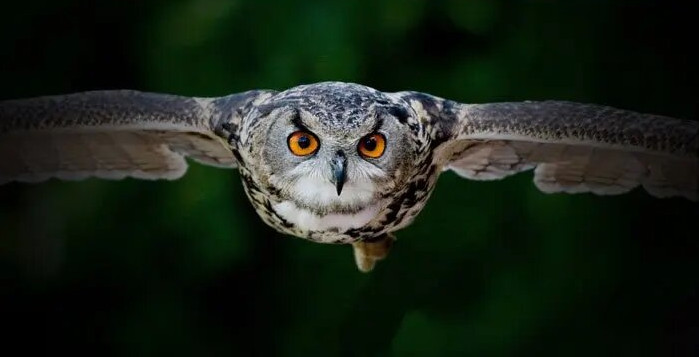
#> input picture vignetting_correction/data/chouette.jpg, 699 x 357 px
$ jupyter execute Vignetting_Correction.ipynb
#> lines starting #> are read from the running program, lines starting #| are printed output that depends on the picture
[cell 1]
import math
import matplotlib.pyplot as plt
import numpy as np
import skimage.io as io
import time

from scipy.ndimage import gaussian_filter

# Vignetted Image

[cell 2]
image = io.imread('data/chouette.jpg')
#> image is the input picture: shape (357, 699, 3); mean R, G, B 25.6, 34.4, 23.7
io.imshow(image)

To correct the vignetting of this image we have decided to try to implement the method mentioned in the paper [Revisiting Image Vignetting Correction by Constrained Minimization of Log-Intensity Entropy](https://www.researchgate.net/publication/300786398_Revisiting_Image_Vignetting_Correction_by_Constrained_Minimization_of_Log-Intensity_Entropy) written by  **Laura Lopez Fuentes**.

# Revisiting Image Vignetting Correction by Constrained Minimization of Log-Intensity Entropy

This method uses a sixth grade polynom as gain function of the form $f(r) = 1 + ar^2 + br^4 + cr^6$. This polynom depends on the distance from the image center to the pixel being treated and named $r$ in the previous formula.

## Polynom checking

To avoid computional costs, we will write a function that checks if our polynom respect some discriminating conditions.

[cell 3]
def check_polynom(coeffs):
    a, b, c = coeffs

    if (a > 0 and b == 0 and c == 0): # C1
        return True
    elif (a >= 0 and b > 0 and c == 0): # C2
        return True
    elif (c == 0 and b < 0 and -a <= 2 * b): # C3
        return True
    elif (c > 0 and b ** 2 < 3 * a * c): # C4
        return True
    elif (c > 0 and b ** 2 == 3 * a * c and b >= 0): # C5
        return True
    elif (c > 0 and b ** 2 == 3 * a * c and -b >= 3 * c): # C6
        return True
    elif (c == 0):
        return False

    right_root = (-2 * b + math.sqrt(4 * b ** 2 - 12 * a * c)) / (6 * c)

    if (c > 0 and b ** 2 > 3 * a * c and right_root <= 0): # C7
        return True

    left_root = (-2 * b - math.sqrt(4 * b ** 2 - 12 * a * c)) / (6 * c)

    if (c < 0 and b ** 2 > 3 * a * c and left_root >= 1): # C8
        return True

    return c < 0 and b ** 2 > 3 * a * c and right_root >= 1 and left_root <= 0 # C9

## Polynom computing

[cell 4]
def compute_polynom(radius, coeffs):
    a, b, c = coeffs
    return 1 + a * np.power(radius, 2) + b * np.power(radius, 4) + c * np.power(radius, 6)

This polynom is used as a filter on the grayscale image. To maximize the efficacity of this gain function, we will use the log-intensity entropy as cost function.

## Log-Intensity Entropy

The log-intensity entropy is representative how messy the intensity is in the image. Thereby, the vignetting should be the main reason of the log-intensity entropy increase and we should try to minimize the log-intensity entropy to improve the quality of the image.

[cell 5]
def compute_entropy(image):
    histogram_length = 256
    histogram = np.zeros(histogram_length, dtype = np.float32)
    log_intensity = ((histogram_length - 1) / np.log2(histogram_length)) * np.log2(1 + image)

    floor, ceil = np.floor(log_intensity).astype(np.uint8), np.ceil(log_intensity).astype(np.uint8)
    np.add.at(histogram, floor, 1 + floor - log_intensity)
    np.add.at(histogram, ceil, ceil - log_intensity)

    histogram = gaussian_filter(histogram, sigma = 2.25)

    result = histogram / np.sum(histogram)

    result[result > 0] = result[result > 0] * np.log2(result[result > 0])
    return np.sum(result)

We apply a gaussian filter to our histogram because vignetting can be simulated with a gaussian kernel 2D. For the same reasons the conditions we are checking on our polynom are here to check if our polynom has a gaussian look.

## Radius computing

The next step is to compute the distance from the pixel we are treating to the center of the image.

[cell 6]
def compute_radius(image, image_center):
    rows, cols = image.shape
    row_center, col_center = image_center
    distance = math.sqrt(row_center ** 2 + col_center ** 2)

    radius = np.zeros(rows * cols, dtype = np.float32)
    for row in range(rows):
        for col in range(cols):
            radius[row * cols + col] = math.sqrt((row - row_center) ** 2 + (col - col_center) ** 2) / distance

    return radius

To maximize the effiency of the algorithm, we will not consider the middle of the image as the center of the image but we would rather use the image intensity center called *center of mass*. The *center of mass* is calcuted from the following formula:

$$
CM = ({\sum(i.I(i, j)) \over \sum(I(i, j))}, {\sum(j.I(i, j)) \over \sum(I(i, j))})
$$

[cell 7]
def compute_center_of_mass(image):
    rows, cols = image.shape
    image_sum = np.sum(image)
    row_indexes = np.arange(1, rows + 1)
    row_sum = np.sum(np.multiply(image.T, row_indexes))
    col_indexes = np.arange(1, cols + 1)
    col_sum = np.sum(np.multiply(image, col_indexes))
    return (row_sum // image_sum, col_sum // image_sum)

## Assembling all

The algorithm will be runed on grayscale image to find our optimal polynom and apply it on every channel.

[cell 8]
def correct_vignetting(image):
    grayscale_image = image.mean(axis = 2)

    base_shape = grayscale_image.shape
    a, b, c, delta = 0.0, 0.0, 0.0, 8.0

    center_of_mass = compute_center_of_mass(grayscale_image)
    radius = compute_radius(grayscale_image, center_of_mass)
    Hmin = compute_entropy(grayscale_image)
    grayscale_image = grayscale_image.flatten()

    while (delta > (1 / 256)):
        coeffs = np.array([(a + delta, b, c), (a - delta, b, c),
                            (a, b + delta, c), (a, b - delta, c),
                            (a, b, c + delta), (a, b, c - delta)])

        for vector in coeffs:
            if (check_polynom(vector)):
                polynom = compute_polynom(radius, vector)
                result_image = grayscale_image * polynom
                H = compute_entropy(result_image)
                if (Hmin > H):
                    Hmin, delta, (a, b, c) = H, 16.0, vector

        delta /= 2

    return np.clip(image * np.stack([polynom.reshape(base_shape)] * 3, axis = 2), 0, 255).astype(np.uint8)

[cell 9]
start_time = time.time()

test = correct_vignetting(image)
#> in correct_vignetting, `grayscale_image = image.mean(axis = 2)`:
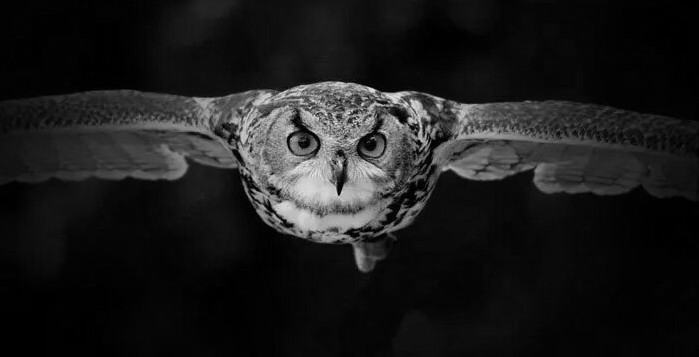
#> grayscale_image: shape (357, 699) float64; min 0, max 237, mean 27.9
#> in compute_center_of_mass, `image_sum = np.sum(image)`: image_sum = 6961621
#> in compute_center_of_mass, `row_sum = np.sum(np.multiply(image.T, row_indexes))`: row_sum = 1.08e+09
#> in compute_center_of_mass, `col_sum = np.sum(np.multiply(image, col_indexes))`: col_sum = 2.36e+09
#> in correct_vignetting, `center_of_mass = compute_center_of_mass(grayscale_image)`: center_of_mass = (155, 338)
#> in compute_radius, `row_center, col_center = image_center`: row_center = 155; col_center = 338
#> in compute_radius, `distance = math.sqrt(row_center ** 2 + col_center ** 2)`: distance = 371.8
#> in compute_entropy, `log_intensity = ((histogram_length - 1) / np.log2(histogram_length)) *..`:
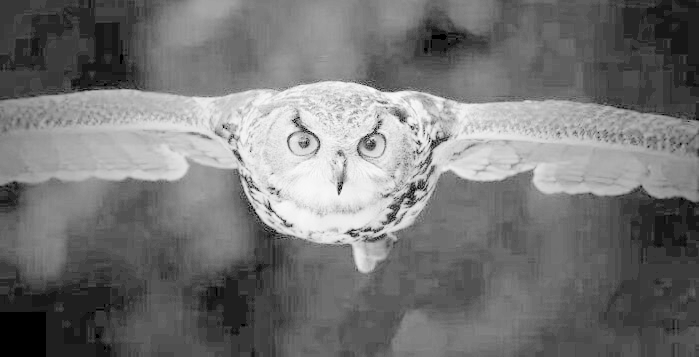
#> log_intensity: shape (357, 699) float64; min 0, max 251.6, mean 117.3
#> in correct_vignetting, `Hmin = compute_entropy(grayscale_image)`: Hmin = -7.64
#> in correct_vignetting, `return np.clip(image * np.stack([polynom.reshape(base_shape)] * 3, axi..`:
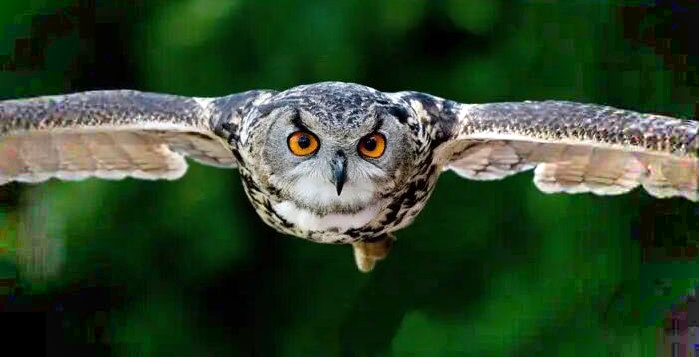
#> returned value: shape (357, 699, 3); mean of channels 0, 1, 2 48.3, 70.3, 43.3; drawn as R, G, B

print("--- It took %s seconds ---" % (time.time() - start_time))

[cell 10]
plt.figure(figsize=(40,40))
plt.subplot(121)
plt.imshow(test, cmap = 'gray')
plt.title('Resulting image');
plt.subplot(122)
plt.imshow(image, cmap='gray')
plt.title('Original image');

io.imsave('output/vignetting_corrected.jpg', test)
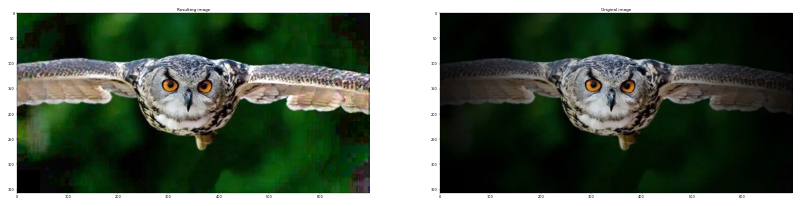
#> figure drawn by matplotlib, 2 panels
